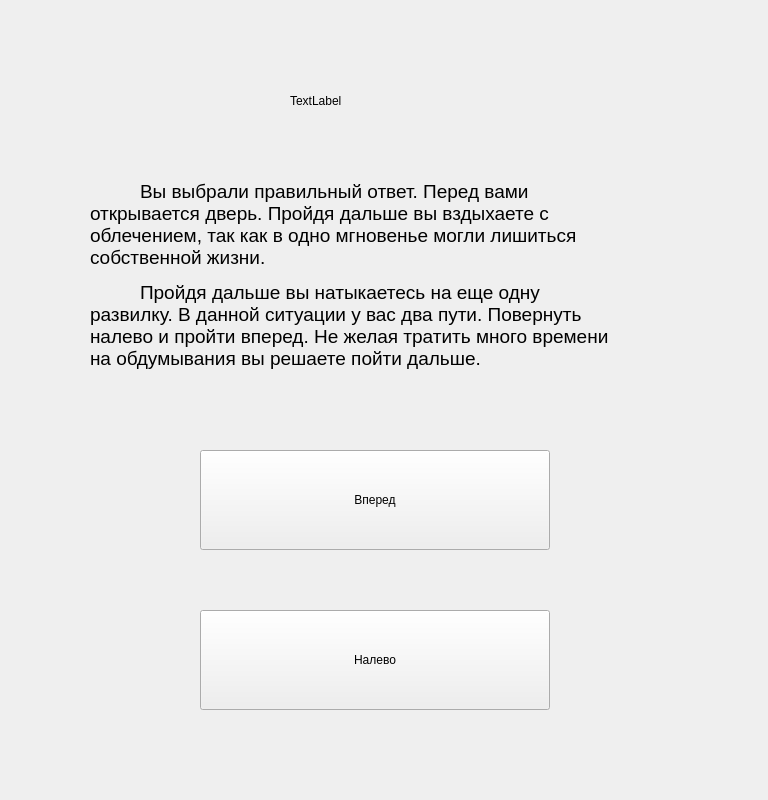
<?xml version="1.0" encoding="UTF-8"?>
<ui version="4.0">
 <class>Dalee2</class>
 <widget class="QWidget" name="Dalee2">
  <property name="geometry">
   <rect>
    <x>0</x>
    <y>0</y>
    <width>768</width>
    <height>800</height>
   </rect>
  </property>
  <property name="windowTitle">
   <string>Form</string>
  </property>
  <widget class="QPushButton" name="pushButton">
   <property name="geometry">
    <rect>
     <x>200</x>
     <y>450</y>
     <width>350</width>
     <height>100</height>
    </rect>
   </property>
   <property name="text">
    <string>Вперед</string>
   </property>
  </widget>
  <widget class="QPushButton" name="pushButton_2">
   <property name="geometry">
    <rect>
     <x>200</x>
     <y>610</y>
     <width>350</width>
     <height>100</height>
    </rect>
   </property>
   <property name="text">
    <string>Налево</string>
   </property>
  </widget>
  <widget class="QLabel" name="label_2">
   <property name="geometry">
    <rect>
     <x>90</x>
     <y>120</y>
     <width>631</width>
     <height>311</height>
    </rect>
   </property>
   <property name="text">
    <string>&lt;html&gt;&lt;head/&gt;&lt;style&gt; p {text-indent: 50px} &lt;/style&gt;&lt;body&gt;&lt;p&gt;&lt;span style=&quot; font-size:14pt;&quot;&gt;Вы выбрали правильный ответ. Перед вами&lt;br/&gt;открывается дверь. Пройдя дальше вы вздыхаете с&lt;br/&gt;облечением, так как в одно мгновенье могли лишиться&lt;br/&gt;собственной жизни.&lt;/span&gt;&lt;/p&gt;&lt;p&gt;&lt;span style=&quot; font-size:14pt;&quot;&gt;Пройдя дальше вы натыкаетесь на еще одну&lt;br/&gt;развилку. В данной ситуации у вас два пути. Повернуть&lt;br/&gt;налево и пройти вперед. Не желая тратить много времени&lt;br/&gt;на обдумывания вы решаете пойти дальше.&lt;/span&gt;&lt;/p&gt;&lt;/body&gt;&lt;/html&gt;</string>
   </property>
  </widget>
  <widget class="QLabel" name="label_pict">
   <property name="geometry">
    <rect>
     <x>0</x>
     <y>0</y>
     <width>768</width>
     <height>800</height>
    </rect>
   </property>
   <property name="text">
    <string/>
   </property>
   <property name="pixmap">
    <pixmap>../PICT/pict2.png</pixmap>
   </property>
  </widget>
  <widget class="QLabel" name="label5">
   <property name="geometry">
    <rect>
     <x>290</x>
     <y>50</y>
     <width>251</width>
     <height>101</height>
    </rect>
   </property>
   <property name="styleSheet">
    <string notr="true">font: 14pt &quot;Times New Roman&quot;;</string>
   </property>
   <property name="text">
    <string>TextLabel</string>
   </property>
  </widget>
  <zorder>label_pict</zorder>
  <zorder>pushButton</zorder>
  <zorder>pushButton_2</zorder>
  <zorder>label_2</zorder>
  <zorder>label5</zorder>
 </widget>
 <resources/>
 <connections/>
</ui>
